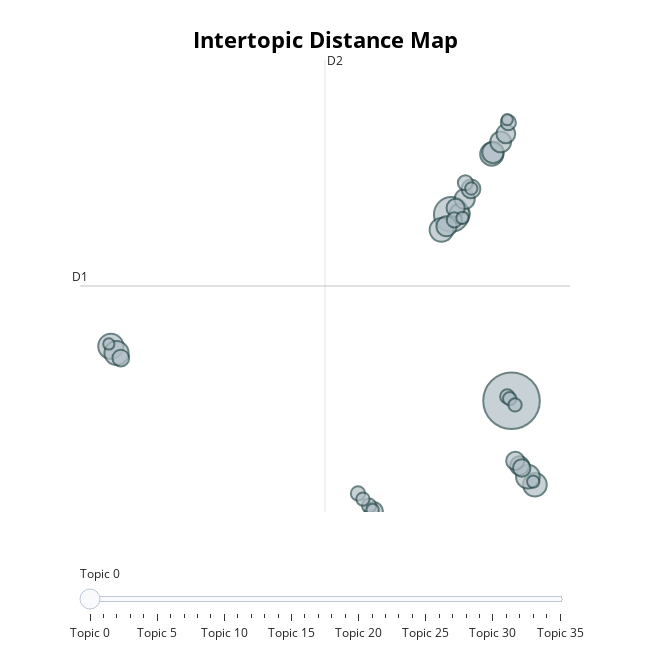
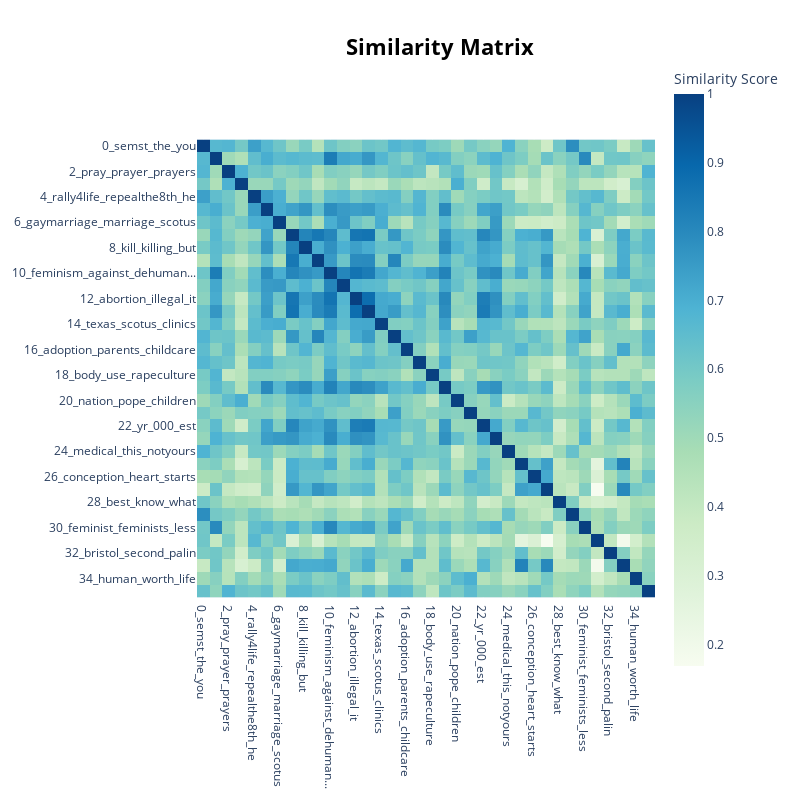

Notebook cell for these charts, in order:
### Code cell
# Check if there are any topics different from -1
if topic_info.shape[0] <= 1 or (topic_info["Topic"].nunique() == 1 and topic_info["Topic"].iloc[0] == -1):
    print("Not enough topics to visualize intertopic distances.")
else:
    intertopic_distance_map = topic_model.visualize_topics()
    intertopic_distance_map.show()

    similarity_heatmap = topic_model.visualize_heatmap()
    similarity_heatmap.show()

### Figure 1 — Plotly figure (JSON) as saved in the notebook; plotly's stock layout.template omitted (floating-point values rounded to 4 significant figures)
{"data": [{"customdata": [[0, "semst | the | you | and | it", 126], [1, "women | men | laws | do | choice", 48], [2, "pray | prayer | prayers | us | babies", 25], [3, "evil | love | jesus | lord | amen", 23], [4, "rally4life | repealthe8th | he | bullying | ireland", 22], [5, "black | blacklivesmatter | parenthood | lives | planned", 22], [6, "gaymarriage | marriage | scotus | america | under", 22], [7, "abortion | wrong | abort | dies | you", 21], [8, "kill | killing | but | babies | eagles", 18], [9, "pro | choice | can | people | be", 17], [10, "feminism | against | dehumanizing | wills | rights", 16], [11, "equal | equality | unborn | progress | rights", 16], [12, "abortion | illegal | it | rape | is", 16], [13, "abortion | glennbeck | plans | would | how", 14], [14, "texas | scotus | clinics | blocking | law", 14], [15, "prolife | life | pro | stance | thereadclub", 14], [16, "adoption | parents | childcare | in | your", 13], [17, "justintrudeau | peipoli | cdnpoli | truthtour | pei", 13], [18, "body | use | rapeculture | consent | right", 13], [19, "ronald | limb | em | libs | ccot", 12], [20, "nation | pope | children | john | greatest", 11], [21, "life | human | womb | prolifeyouth | on", 9], [22, "yr | 000 | est | letstalkabortion | rate", 9], [23, "christian | catholic | conservative | issue | abortion", 9], [24, "medical | this | notyours | complications | procedures", 8], [25, "pregnant | whoa | consenting | sex | get", 8], [26, "conception | heart | starts | begins | at", 8], [27, "autonomy | bodily | fetus | human | born", 7], [28, "best | know | what | for | happiness", 7], [29, "utilized | wonderful | uberfacts | gift | prochoice", 7], [30, "feminist | feminists | less | womenagainstfeminism | opinions", 6], [31, "wakeupamerica | 2a | proisrael | following | 1a", 6], [32, "bristol | second | palin | abstinence | bristolpalin", 6], [33, "pregnancy | enough | whether | take | to", 6], [34, "human | worth | life | rowling | member", 5], [35, "voice | unborn | for | will | be", 5]], "hovertemplate": "<b>Topic %{customdata[0]}</b><br>%{customdata[1]}<br>Size: %{customdata[2]}", "legendgroup": "", "marker": {"color": "#B0BEC5", "line": {"color": "DarkSlateGrey", "width": 2}, "size": [126, 48, 25, 23, 22, 22, 22, 21, 18, 17, 16, 16, 16, 14, 14, 14, 13, 13, 13, 12, 11, 9, 9, 9, 8, 8, 8, 7, 7, 7, 6, 6, 6, 6, 5, 5], "sizemode": "area", "sizeref": 0.07875, "symbol": "circle"}, "mode": "markers", "name": "", "orientation": "v", "showlegend": false, "type": "scatter", "x": [10.49, 7.497, -9.482, -9.198, 11.66, 11.31, 7.001, 9.508, 9.57, 9.952, 7.909, 7.252, 8.159, 8.473, 10.9, 10.21, 3.627, 10.68, 7.707, 11.0, -8.985, 10.34, 8.193, 7.642, 10.28, 3.394, 2.84, 3.087, 10.4, 10.67, 8.049, 11.58, 8.489, 3.57, 10.28, -9.582], "xaxis": "x", "y": [4.945, 12.87, 7.262, 6.977, 1.376, 1.718, 12.21, 15.44, 15.51, 15.96, 12.9, 12.37, 13.53, 13.96, 2.184, 16.3, 0.2529, 2.389, 13.15, 2.089, 6.764, 16.77, 14.22, 12.64, 5.128, 0.485, 1.007, 0.7651, 5.036, 4.768, 12.72, 1.508, 13.97, 0.3063, 16.9, 7.362], "yaxis": "y"}], "layout": {"annotations": [{"showarrow": false, "text": "D1", "x": -11.02, "y": 9.827, "yshift": 10}, {"showarrow": false, "text": "D2", "x": 1.195, "xshift": 10, "y": 19.44}], "height": 650, "hoverlabel": {"bgcolor": "white", "font": {"family": "Rockwell", "size": 16}}, "legend": {"itemsizing": "constant", "tracegroupgap": 0}, "margin": {"t": 60}, "shapes": [{"line": {"color": "#CFD8DC", "width": 2}, "type": "line", "x0": 1.195, "x1": 1.195, "y0": 0.215, "y1": 19.44}, {"line": {"color": "#9E9E9E", "width": 2}, "type": "line", "x0": -11.02, "x1": 13.41, "y0": 9.827, "y1": 9.827}], "sliders": [{"active": 0, "pad": {"t": 50}, "steps": [{"args": [{"marker.color": [["red", "#B0BEC5", "#B0BEC5", "#B0BEC5", "#B0BEC5", "#B0BEC5", "#B0BEC5", "#B0BEC5", "#B0BEC5", "#B0BEC5", "#B0BEC5", "#B0BEC5", "#B0BEC5", "#B0BEC5", "#B0BEC5", "#B0BEC5", "#B0BEC5", "#B0BEC5", "#B0BEC5", "#B0BEC5", "#B0BEC5", "#B0BEC5", "#B0BEC5", "#B0BEC5", "#B0BEC5", "#B0BEC5", "#B0BEC5", "#B0BEC5", "#B0BEC5", "#B0BEC5", "#B0BEC5", "#B0BEC5", "#B0BEC5", "#B0BEC5", "#B0BEC5", "#B0BEC5"]]}], "label": "Topic 0", "method": "update"}, {"args": [{"marker.color": [["#B0BEC5", "red", "#B0BEC5", "#B0BEC5", "#B0BEC5", "#B0BEC5", "#B0BEC5", "#B0BEC5", "#B0BEC5", "#B0BEC5", "#B0BEC5", "#B0BEC5", "#B0BEC5", "#B0BEC5", "#B0BEC5", "#B0BEC5", "#B0BEC5", "#B0BEC5", "#B0BEC5", "#B0BEC5", "#B0BEC5", "#B0BEC5", "#B0BEC5", "#B0BEC5", "#B0BEC5", "#B0BEC5", "#B0BEC5", "#B0BEC5", "#B0BEC5", "#B0BEC5", "#B0BEC5", "#B0BEC5", "#B0BEC5", "#B0BEC5", "#B0BEC5", "#B0BEC5"]]}], "label": "Topic 1", "method": "update"}, {"args": [{"marker.color": [["#B0BEC5", "#B0BEC5", "red", "#B0BEC5", "#B0BEC5", "#B0BEC5", "#B0BEC5", "#B0BEC5", "#B0BEC5", "#B0BEC5", "#B0BEC5", "#B0BEC5", "#B0BEC5", "#B0BEC5", "#B0BEC5", "#B0BEC5", "#B0BEC5", "#B0BEC5", "#B0BEC5", "#B0BEC5", "#B0BEC5", "#B0BEC5", "#B0BEC5", "#B0BEC5", "#B0BEC5", "#B0BEC5", "#B0BEC5", "#B0BEC5", "#B0BEC5", "#B0BEC5", "#B0BEC5", "#B0BEC5", "#B0BEC5", "#B0BEC5", "#B0BEC5", "#B0BEC5"]]}], "label": "Topic 2", "method": "update"}, {"args": [{"marker.color": [["#B0BEC5", "#B0BEC5", "#B0BEC5", "red", "#B0BEC5", "#B0BEC5", "#B0BEC5", "#B0BEC5", "#B0BEC5", "#B0BEC5", "#B0BEC5", "#B0BEC5", "#B0BEC5", "#B0BEC5", "#B0BEC5", "#B0BEC5", "#B0BEC5", "#B0BEC5", "#B0BEC5", "#B0BEC5", "#B0BEC5", "#B0BEC5", "#B0BEC5", "#B0BEC5", "#B0BEC5", "#B0BEC5", "#B0BEC5", "#B0BEC5", "#B0BEC5", "#B0BEC5", "#B0BEC5", "#B0BEC5", "#B0BEC5", "#B0BEC5", "#B0BEC5", "#B0BEC5"]]}], "label": "Topic 3", "method": "update"}, {"args": [{"marker.color": [["#B0BEC5", "#B0BEC5", "#B0BEC5", "#B0BEC5", "red", "#B0BEC5", "#B0BEC5", "#B0BEC5", "#B0BEC5", "#B0BEC5", "#B0BEC5", "#B0BEC5", "#B0BEC5", "#B0BEC5", "#B0BEC5", "#B0BEC5", "#B0BEC5", "#B0BEC5", "#B0BEC5", "#B0BEC5", "#B0BEC5", "#B0BEC5", "#B0BEC5", "#B0BEC5", "#B0BEC5", "#B0BEC5", "#B0BEC5", "#B0BEC5", "#B0BEC5", "#B0BEC5", "#B0BEC5", "#B0BEC5", "#B0BEC5", "#B0BEC5", "#B0BEC5", "#B0BEC5"]]}], "label": "Topic 4", "method": "update"}, {"args": [{"marker.color": [["#B0BEC5", "#B0BEC5", "#B0BEC5", "#B0BEC5", "#B0BEC5", "red", "#B0BEC5", "#B0BEC5", "#B0BEC5", "#B0BEC5", "#B0BEC5", "#B0BEC5", "#B0BEC5", "#B0BEC5", "#B0BEC5", "#B0BEC5", "#B0BEC5", "#B0BEC5", "#B0BEC5", "#B0BEC5", "#B0BEC5", "#B0BEC5", "#B0BEC5", "#B0BEC5", "#B0BEC5", "#B0BEC5", "#B0BEC5", "#B0BEC5", "#B0BEC5", "#B0BEC5", "#B0BEC5", "#B0BEC5", "#B0BEC5", "#B0BEC5", "#B0BEC5", "#B0BEC5"]]}], "label": "Topic 5", "method": "update"}, {"args": [{"marker.color": [["#B0BEC5", "#B0BEC5", "#B0BEC5", "#B0BEC5", "#B0BEC5", "#B0BEC5", "red", "#B0BEC5", "#B0BEC5", "#B0BEC5", "#B0BEC5", "#B0BEC5", "#B0BEC5", "#B0BEC5", "#B0BEC5", "#B0BEC5", "#B0BEC5", "#B0BEC5", "#B0BEC5", "#B0BEC5", "#B0BEC5", "#B0BEC5", "#B0BEC5", "#B0BEC5", "#B0BEC5", "#B0BEC5", "#B0BEC5", "#B0BEC5", "#B0BEC5", "#B0BEC5", "#B0BEC5", "#B0BEC5", "#B0BEC5", "#B0BEC5", "#B0BEC5", "#B0BEC5"]]}], "label": "Topic 6", "method": "update"}, {"args": [{"marker.color": [["#B0BEC5", "#B0BEC5", "#B0BEC5", "#B0BEC5", "#B0BEC5", "#B0BEC5", "#B0BEC5", "red", "#B0BEC5", "#B0BEC5", "#B0BEC5", "#B0BEC5", "#B0BEC5", "#B0BEC5", "#B0BEC5", "#B0BEC5", "#B0BEC5", "#B0BEC5", "#B0BEC5", "#B0BEC5", "#B0BEC5", "#B0BEC5", "#B0BEC5", "#B0BEC5", "#B0BEC5", "#B0BEC5", "#B0BEC5", "#B0BEC5", "#B0BEC5", "#B0BEC5", "#B0BEC5", "#B0BEC5", "#B0BEC5", "#B0BEC5", "#B0BEC5", "#B0BEC5"]]}], "label": "Topic 7", "method": "update"}, {"args": [{"marker.color": [["#B0BEC5", "#B0BEC5", "#B0BEC5", "#B0BEC5", "#B0BEC5", "#B0BEC5", "#B0BEC5", "#B0BEC5", "red", "#B0BEC5", "#B0BEC5", "#B0BEC5", "#B0BEC5", "#B0BEC5", "#B0BEC5", "#B0BEC5", "#B0BEC5", "#B0BEC5", "#B0BEC5", "#B0BEC5", "#B0BEC5", "#B0BEC5", "#B0BEC5", "#B0BEC5", "#B0BEC5", "#B0BEC5", "#B0BEC5", "#B0BEC5", "#B0BEC5", "#B0BEC5", "#B0BEC5", "#B0BEC5", "#B0BEC5", "#B0BEC5", "#B0BEC5", "#B0BEC5"]]}], "label": "Topic 8", "method": "update"}, {"args": [{"marker.color": [["#B0BEC5", "#B0BEC5", "#B0BEC5", "#B0BEC5", "#B0BEC5", "#B0BEC5", "#B0BEC5", "#B0BEC5", "#B0BEC5", "red", "#B0BEC5", "#B0BEC5", "#B0BEC5", "#B0BEC5", "#B0BEC5", "#B0BEC5", "#B0BEC5", "#B0BEC5", "#B0BEC5", "#B0BEC5", "#B0BEC5", "#B0BEC5", "#B0BEC5", "#B0BEC5", "#B0BEC5", "#B0BEC5", "#B0BEC5", "#B0BEC5", "#B0BEC5", "#B0BEC5", "#B0BEC5", "#B0BEC5", "#B0BEC5", "#B0BEC5", "#B0BEC5", "#B0BEC5"]]}], "label": "Topic 9", "method": "update"}, {"args": [{"marker.color": [["#B0BEC5", "#B0BEC5", "#B0BEC5", "#B0BEC5", "#B0BEC5", "#B0BEC5", "#B0BEC5", "#B0BEC5", "#B0BEC5", "#B0BEC5", "red", "#B0BEC5", "#B0BEC5", "#B0BEC5", "#B0BEC5", "#B0BEC5", "#B0BEC5", "#B0BEC5", "#B0BEC5", "#B0BEC5", "#B0BEC5", "#B0BEC5", "#B0BEC5", "#B0BEC5", "#B0BEC5", "#B0BEC5", "#B0BEC5", "#B0BEC5", "#B0BEC5", "#B0BEC5", "#B0BEC5", "#B0BEC5", "#B0BEC5", "#B0BEC5", "#B0BEC5", "#B0BEC5"]]}], "label": "Topic 10", "method": "update"}, {"args": [{"marker.color": [["#B0BEC5", "#B0BEC5", "#B0BEC5", "#B0BEC5", "#B0BEC5", "#B0BEC5", "#B0BEC5", "#B0BEC5", "#B0BEC5", "#B0BEC5", "#B0BEC5", "red", "#B0BEC5", "#B0BEC5", "#B0BEC5", "#B0BEC5", "#B0BEC5", "#B0BEC5", "#B0BEC5", "#B0BEC5", "#B0BEC5", "#B0BEC5", "#B0BEC5", "#B0BEC5", "#B0BEC5", "#B0BEC5", "#B0BEC5", "#B0BEC5", "#B0BEC5", "#B0BEC5", "#B0BEC5", "#B0BEC5", "#B0BEC5", "#B0BEC5", "#B0BEC5", "#B0BEC5"]]}], "label": "Topic 11", "method": "update"}, {"args": [{"marker.color": [["#B0BEC5", "#B0BEC5", "#B0BEC5", "#B0BEC5", "#B0BEC5", "#B0BEC5", "#B0BEC5", "#B0BEC5", "#B0BEC5", "#B0BEC5", "#B0BEC5", "#B0BEC5", "red", "#B0BEC5", "#B0BEC5", "#B0BEC5", "#B0BEC5", "#B0BEC5", "#B0BEC5", "#B0BEC5", "#B0BEC5", "#B0BEC5", "#B0BEC5", "#B0BEC5", "#B0BEC5", "#B0BEC5", "#B0BEC5", "#B0BEC5", "#B0BEC5", "#B0BEC5", "#B0BEC5", "#B0BEC5", "#B0BEC5", "#B0BEC5", "#B0BEC5", "#B0BEC5"]]}], "label": "Topic 12", "method": "update"}, {"args": [{"marker.color": [["#B0BEC5", "#B0BEC5", "#B0BEC5", "#B0BEC5", "#B0BEC5", "#B0BEC5", "#B0BEC5", "#B0BEC5", "#B0BEC5", "#B0BEC5", "#B0BEC5", "#B0BEC5", "#B0BEC5", "red", "#B0BEC5", "#B0BEC5", "#B0BEC5", "#B0BEC5", "#B0BEC5", "#B0BEC5", "#B0BEC5", "#B0BEC5", "#B0BEC5", "#B0BEC5", "#B0BEC5", "#B0BEC5", "#B0BEC5", "#B0BEC5", "#B0BEC5", "#B0BEC5", "#B0BEC5", "#B0BEC5", "#B0BEC5", "#B0BEC5", "#B0BEC5", "#B0BEC5"]]}], "label": "Topic 13", "method": "update"}, {"args": [{"marker.color": [["#B0BEC5", "#B0BEC5", "#B0BEC5", "#B0BEC5", "#B0BEC5", "#B0BEC5", "#B0BEC5", "#B0BEC5", "#B0BEC5", "#B0BEC5", "#B0BEC5", "#B0BEC5", "#B0BEC5", "#B0BEC5", "red", "#B0BEC5", "#B0BEC5", "#B0BEC5", "#B0BEC5", "#B0BEC5", "#B0BEC5", "#B0BEC5", "#B0BEC5", "#B0BEC5", "#B0BEC5", "#B0BEC5", "#B0BEC5", "#B0BEC5", "#B0BEC5", "#B0BEC5", "#B0BEC5", "#B0BEC5", "#B0BEC5", "#B0BEC5", "#B0BEC5", "#B0BEC5"]]}], "label": "Topic 14", "method": "update"}, {"args": [{"marker.color": [["#B0BEC5", "#B0BEC5", "#B0BEC5", "#B0BEC5", "#B0BEC5", "#B0BEC5", "#B0BEC5", "#B0BEC5", "#B0BEC5", "#B0BEC5", "#B0BEC5", "#B0BEC5", "#B0BEC5", "#B0BEC5", "#B0BEC5", "red", "#B0BEC5", "#B0BEC5", "#B0BEC5", "#B0BEC5", "#B0BEC5", "#B0BEC5", "#B0BEC5", "#B0BEC5", "#B0BEC5", "#B0BEC5", "#B0BEC5", "#B0BEC5", "#B0BEC5", "#B0BEC5", "#B0BEC5", "#B0BEC5", "#B0BEC5", "#B0BEC5", "#B0BEC5", "#B0BEC5"]]}], "label": "Topic 15", "method": "update"}, {"args": [{"marker.color": [["#B0BEC5", "#B0BEC5", "#B0BEC5", "#B0BEC5", "#B0BEC5", "#B0BEC5", "#B0BEC5", "#B0BEC5", "#B0BEC5", "#B0BEC5", "#B0BEC5", "#B0BEC5", "#B0BEC5", "#B0BEC5", "#B0BEC5", "#B0BEC5", "red", "#B0BEC5", "#B0BEC5", "#B0BEC5", "#B0BEC5", "#B0BEC5", "#B0BEC5", "#B0BEC5", "#B0BEC5", "#B0BEC5", "#B0BEC5", "#B0BEC5", "#B0BEC5", "#B0BEC5", "#B0BEC5", "#B0BEC5", "#B0BEC5", "#B0BEC5", "#B0BEC5", "#B0BEC5"]]}], "label": "Topic 16", "method": "update"}, {"args": [{"marker.color": [["#B0BEC5", "#B0BEC5", "#B0BEC5", "#B0BEC5", "#B0BEC5", "#B0BEC5", "#B0BEC5", "#B0BEC5", "#B0BEC5", "#B0BEC5", "#B0BEC5", "#B0BEC5", "#B0BEC5", "#B0BEC5", "#B0BEC5", "#B0BEC5", "#B0BEC5", "red", "#B0BEC5", "#B0BEC5", "#B0BEC5", "#B0BEC5", "#B0BEC5", "#B0BEC5", "#B0BEC5", "#B0BEC5", "#B0BEC5", "#B0BEC5", "#B0BEC5", "#B0BEC5", "#B0BEC5", "#B0BEC5", "#B0BEC5", "#B0BEC5", "#B0BEC5", "#B0BEC5"]]}], "label": "Topic 17", "method": "update"}, {"args": [{"marker.color": [["#B0BEC5", "#B0BEC5", "#B0BEC5", "#B0BEC5", "#B0BEC5", "#B0BEC5", "#B0BEC5", "#B0BEC5", "#B0BEC5", "#B0BEC5", "#B0BEC5", "#B0BEC5", "#B0BEC5", "#B0BEC5", "#B0BEC5", "#B0BEC5", "#B0BEC5", "#B0BEC5", "red", "#B0BEC5", "#B0BEC5", "#B0BEC5", "#B0BEC5", "#B0BEC5", "#B0BEC5", "#B0BEC5", "#B0BEC5", "#B0BEC5", "#B0BEC5", "#B0BEC5", "#B0BEC5", "#B0BEC5", "#B0BEC5", "#B0BEC5", "#B0BEC5", "#B0BEC5"]]}], "label": "Topic 18", "method": "update"}, {"args": [{"marker.color": [["#B0BEC5", "#B0BEC5", "#B0BEC5", "#B0BEC5", "#B0BEC5", "#B0BEC5", "#B0BEC5", "#B0BEC5", "#B0BEC5", "#B0BEC5", "#B0BEC5", "#B0BEC5", "#B0BEC5", "#B0BEC5", "#B0BEC5", "#B0BEC5", "#B0BEC5", "#B0BEC5", "#B0BEC5", "red", "#B0BEC5", "#B0BEC5", "#B0BEC5", "#B0BEC5", "#B0BEC5", "#B0BEC5", "#B0BEC5", "#B0BEC5", "#B0BEC5", "#B0BEC5", "#B0BEC5", "#B0BEC5", "#B0BEC5", "#B0BEC5", "#B0BEC5", "#B0BEC5"]]}], "label": "Topic 19", "method": "update"}, {"args": [{"marker.color": [["#B0BEC5", "#B0BEC5", "#B0BEC5", "#B0BEC5", "#B0BEC5", "#B0BEC5", "#B0BEC5", "#B0BEC5", "#B0BEC5", "#B0BEC5", "#B0BEC5", "#B0BEC5", "#B0BEC5", "#B0BEC5", "#B0BEC5", "#B0BEC5", "#B0BEC5", "#B0BEC5", "#B0BEC5", "#B0BEC5", "red", "#B0BEC5", "#B0BEC5", "#B0BEC5", "#B0BEC5", "#B0BEC5", "#B0BEC5", "#B0BEC5", "#B0BEC5", "#B0BEC5", "#B0BEC5", "#B0BEC5", "#B0BEC5", "#B0BEC5", "#B0BEC5", "#B0BEC5"]]}], "label": "Topic 20", "method": "update"}, {"args": [{"marker.color": [["#B0BEC5", "#B0BEC5", "#B0BEC5", "#B0BEC5", "#B0BEC5", "#B0BEC5", "#B0BEC5", "#B0BEC5", "#B0BEC5", "#B0BEC5", "#B0BEC5", "#B0BEC5", "#B0BEC5", "#B0BEC5", "#B0BEC5", "#B0BEC5", "#B0BEC5", "#B0BEC5", "#B0BEC5", "#B0BEC5", "#B0BEC5", "red", "#B0BEC5", "#B0BEC5", "#B0BEC5", "#B0BEC5", "#B0BEC5", "#B0BEC5", "#B0BEC5", "#B0BEC5", "#B0BEC5", "#B0BEC5", "#B0BEC5", "#B0BEC5", "#B0BEC5", "#B0BEC5"]]}], "label": "Topic 21", "method": "update"}, {"args": [{"marker.color": [["#B0BEC5", "#B0BEC5", "#B0BEC5", "#B0BEC5", "#B0BEC5", "#B0BEC5", "#B0BEC5", "#B0BEC5", "#B0BEC5", "#B0BEC5", "#B0BEC5", "#B0BEC5", "#B0BEC5", "#B0BEC5", "#B0BEC5", "#B0BEC5", "#B0BEC5", "#B0BEC5", "#B0BEC5", "#B0BEC5", "#B0BEC5", "#B0BEC5", "red", "#B0BEC5", "#B0BEC5", "#B0BEC5", "#B0BEC5", "#B0BEC5", "#B0BEC5", "#B0BEC5", "#B0BEC5", "#B0BEC5", "#B0BEC5", "#B0BEC5", "#B0BEC5", "#B0BEC5"]]}], "label": "Topic 22", "method": "update"}, {"args": [{"marker.color": [["#B0BEC5", "#B0BEC5", "#B0BEC5", "#B0BEC5", "#B0BEC5", "#B0BEC5", "#B0BEC5", "#B0BEC5", "#B0BEC5", "#B0BEC5", "#B0BEC5", "#B0BEC5", "#B0BEC5", "#B0BEC5", "#B0BEC5", "#B0BEC5", "#B0BEC5", "#B0BEC5", "#B0BEC5", "#B0BEC5", "#B0BEC5", "#B0BEC5", "#B0BEC5", "red", "#B0BEC5", "#B0BEC5", "#B0BEC5", "#B0BEC5", "#B0BEC5", "#B0BEC5", "#B0BEC5", "#B0BEC5", "#B0BEC5", "#B0BEC5", "#B0BEC5", "#B0BEC5"]]}], "label": "Topic 23", "method": "update"}, {"args": [{"marker.color": [["#B0BEC5", "#B0BEC5", "#B0BEC5", "#B0BEC5", "#B0BEC5", "#B0BEC5", "#B0BEC5", "#B0BEC5", "#B0BEC5", "#B0BEC5", "#B0BEC5", "#B0BEC5", "#B0BEC5", "#B0BEC5", "#B0BEC5", "#B0BEC5", "#B0BEC5", "#B0BEC5", "#B0BEC5", "#B0BEC5", "#B0BEC5", "#B0BEC5", "#B0BEC5", "#B0BEC5", "red", "#B0BEC5", "#B0BEC5", "#B0BEC5", "#B0BEC5", "#B0BEC5", "#B0BEC5", "#B0BEC5", "#B0BEC5", "#B0BEC5", "#B0BEC5", "#B0BEC5"]]}], "label": "Topic 24", "method": "update"}, {"args": [{"marker.color": [["#B0BEC5", "#B0BEC5", "#B0BEC5", "#B0BEC5", "#B0BEC5", "#B0BEC5", "#B0BEC5", "#B0BEC5", "#B0BEC5", "#B0BEC5", "#B0BEC5", "#B0BEC5", "#B0BEC5", "#B0BEC5", "#B0BEC5", "#B0BEC5", "#B0BEC5", "#B0BEC5", "#B0BEC5", "#B0BEC5", "#B0BEC5", "#B0BEC5", "#B0BEC5", "#B0BEC5", "#B0BEC5", "red", "#B0BEC5", "#B0BEC5", "#B0BEC5", "#B0BEC5", "#B0BEC5", "#B0BEC5", "#B0BEC5", "#B0BEC5", "#B0BEC5", "#B0BEC5"]]}], "label": "Topic 25", "method": "update"}, {"args": [{"marker.color": [["#B0BEC5", "#B0BEC5", "#B0BEC5", "#B0BEC5", "#B0BEC5", "#B0BEC5", "#B0BEC5", "#B0BEC5", "#B0BEC5", "#B0BEC5", "#B0BEC5", "#B0BEC5", "#B0BEC5", "#B0BEC5", "#B0BEC5", "#B0BEC5", "#B0BEC5", "#B0BEC5", "#B0BEC5", "#B0BEC5", "#B0BEC5", "#B0BEC5", "#B0BEC5", "#B0BEC5", "#B0BEC5", "#B0BEC5", "red", "#B0BEC5", "#B0BEC5", "#B0BEC5", "#B0BEC5", "#B0BEC5", "#B0BEC5", "#B0BEC5", "#B0BEC5", "#B0BEC5"]]}], "label": "Topic 26", "method": "update"}, {"args": [{"marker.color": [["#B0BEC5", "#B0BEC5", "#B0BEC5", "#B0BEC5", "#B0BEC5", "#B0BEC5", "#B0BEC5", "#B0BEC5", "#B0BEC5", "#B0BEC5", "#B0BEC5", "#B0BEC5", "#B0BEC5", "#B0BEC5", "#B0BEC5", "#B0BEC5", "#B0BEC5", "#B0BEC5", "#B0BEC5", "#B0BEC5", "#B0BEC5", "#B0BEC5", "#B0BEC5", "#B0BEC5", "#B0BEC5", "#B0BEC5", "#B0BEC5", "red", "#B0BEC5", "#B0BEC5", "#B0BEC5", "#B0BEC5", "#B0BEC5", "#B0BEC5", "#B0BEC5", "#B0BEC5"]]}], "label": "Topic 27", "method": "update"}, {"args": [{"marker.color": [["#B0BEC5", "#B0BEC5", "#B0BEC5", "#B0BEC5", "#B0BEC5", "#B0BEC5", "#B0BEC5", "#B0BEC5", "#B0BEC5", "#B0BEC5", "#B0BEC5", "#B0BEC5", "#B0BEC5", "#B0BEC5", "#B0BEC5", "#B0BEC5", "#B0BEC5", "#B0BEC5", "#B0BEC5", "#B0BEC5", "#B0BEC5", "#B0BEC5", "#B0BEC5", "#B0BEC5", "#B0BEC5", "#B0BEC5", "#B0BEC5", "#B0BEC5", "red", "#B0BEC5", "#B0BEC5", "#B0BEC5", "#B0BEC5", "#B0BEC5", "#B0BEC5", "#B0BEC5"]]}], "label": "Topic 28", "method": "update"}, {"args": [{"marker.color": [["#B0BEC5", "#B0BEC5", "#B0BEC5", "#B0BEC5", "#B0BEC5", "#B0BEC5", "#B0BEC5", "#B0BEC5", "#B0BEC5", "#B0BEC5", "#B0BEC5", "#B0BEC5", "#B0BEC5", "#B0BEC5", "#B0BEC5", "#B0BEC5", "#B0BEC5", "#B0BEC5", "#B0BEC5", "#B0BEC5", "#B0BEC5", "#B0BEC5", "#B0BEC5", "#B0BEC5", "#B0BEC5", "#B0BEC5", "#B0BEC5", "#B0BEC5", "#B0BEC5", "red", "#B0BEC5", "#B0BEC5", "#B0BEC5", "#B0BEC5", "#B0BEC5", "#B0BEC5"]]}], "label": "Topic 29", "method": "update"}, {"args": [{"marker.color": [["#B0BEC5", "#B0BEC5", "#B0BEC5", "#B0BEC5", "#B0BEC5", "#B0BEC5", "#B0BEC5", "#B0BEC5", "#B0BEC5", "#B0BEC5", "#B0BEC5", "#B0BEC5", "#B0BEC5", "#B0BEC5", "#B0BEC5", "#B0BEC5", "#B0BEC5", "#B0BEC5", "#B0BEC5", "#B0BEC5", "#B0BEC5", "#B0BEC5", "#B0BEC5", "#B0BEC5", "#B0BEC5", "#B0BEC5", "#B0BEC5", "#B0BEC5", "#B0BEC5", "#B0BEC5", "red", "#B0BEC5", "#B0BEC5", "#B0BEC5", "#B0BEC5", "#B0BEC5"]]}], "label": "Topic 30", "method": "update"}, {"args": [{"marker.color": [["#B0BEC5", "#B0BEC5", "#B0BEC5", "#B0BEC5", "#B0BEC5", "#B0BEC5", "#B0BEC5", "#B0BEC5", "#B0BEC5", "#B0BEC5", "#B0BEC5", "#B0BEC5", "#B0BEC5", "#B0BEC5", "#B0BEC5", "#B0BEC5", "#B0BEC5", "#B0BEC5", "#B0BEC5", "#B0BEC5", "#B0BEC5", "#B0BEC5", "#B0BEC5", "#B0BEC5", "#B0BEC5", "#B0BEC5", "#B0BEC5", "#B0BEC5", "#B0BEC5", "#B0BEC5", "#B0BEC5", "red", "#B0BEC5", "#B0BEC5", "#B0BEC5", "#B0BEC5"]]}], "label": "Topic 31", "method": "update"}, {"args": [{"marker.color": [["#B0BEC5", "#B0BEC5", "#B0BEC5", "#B0BEC5", "#B0BEC5", "#B0BEC5", "#B0BEC5", "#B0BEC5", "#B0BEC5", "#B0BEC5", "#B0BEC5", "#B0BEC5", "#B0BEC5", "#B0BEC5", "#B0BEC5", "#B0BEC5", "#B0BEC5", "#B0BEC5", "#B0BEC5", "#B0BEC5", "#B0BEC5", "#B0BEC5", "#B0BEC5", "#B0BEC5", "#B0BEC5", "#B0BEC5", "#B0BEC5", "#B0BEC5", "#B0BEC5", "#B0BEC5", "#B0BEC5", "#B0BEC5", "red", "#B0BEC5", "#B0BEC5", "#B0BEC5"]]}], "label": "Topic 32", "method": "update"}, {"args": [{"marker.color": [["#B0BEC5", "#B0BEC5", "#B0BEC5", "#B0BEC5", "#B0BEC5", "#B0BEC5", "#B0BEC5", "#B0BEC5", "#B0BEC5", "#B0BEC5", "#B0BEC5", "#B0BEC5", "#B0BEC5", "#B0BEC5", "#B0BEC5", "#B0BEC5", "#B0BEC5", "#B0BEC5", "#B0BEC5", "#B0BEC5", "#B0BEC5", "#B0BEC5", "#B0BEC5", "#B0BEC5", "#B0BEC5", "#B0BEC5", "#B0BEC5", "#B0BEC5", "#B0BEC5", "#B0BEC5", "#B0BEC5", "#B0BEC5", "#B0BEC5", "red", "#B0BEC5", "#B0BEC5"]]}], "label": "Topic 33", "method": "update"}, {"args": [{"marker.color": [["#B0BEC5", "#B0BEC5", "#B0BEC5", "#B0BEC5", "#B0BEC5", "#B0BEC5", "#B0BEC5", "#B0BEC5", "#B0BEC5", "#B0BEC5", "#B0BEC5", "#B0BEC5", "#B0BEC5", "#B0BEC5", "#B0BEC5", "#B0BEC5", "#B0BEC5", "#B0BEC5", "#B0BEC5", "#B0BEC5", "#B0BEC5", "#B0BEC5", "#B0BEC5", "#B0BEC5", "#B0BEC5", "#B0BEC5", "#B0BEC5", "#B0BEC5", "#B0BEC5", "#B0BEC5", "#B0BEC5", "#B0BEC5", "#B0BEC5", "#B0BEC5", "red", "#B0BEC5"]]}], "label": "Topic 34", "method": "update"}, {"args": [{"marker.color": [["#B0BEC5", "#B0BEC5", "#B0BEC5", "#B0BEC5", "#B0BEC5", "#B0BEC5", "#B0BEC5", "#B0BEC5", "#B0BEC5", "#B0BEC5", "#B0BEC5", "#B0BEC5", "#B0BEC5", "#B0BEC5", "#B0BEC5", "#B0BEC5", "#B0BEC5", "#B0BEC5", "#B0BEC5", "#B0BEC5", "#B0BEC5", "#B0BEC5", "#B0BEC5", "#B0BEC5", "#B0BEC5", "#B0BEC5", "#B0BEC5", "#B0BEC5", "#B0BEC5", "#B0BEC5", "#B0BEC5", "#B0BEC5", "#B0BEC5", "#B0BEC5", "#B0BEC5", "red"]]}], "label": "Topic 35", "method": "update"}]}], "title": {"font": {"color": "Black", "size": 22}, "text": "<b>Intertopic Distance Map</b>", "x": 0.5, "xanchor": "center", "y": 0.95, "yanchor": "top"}, "width": 650, "xaxis": {"anchor": "y", "domain": [0, 1], "range": [-11.02, 13.41], "title": {"text": ""}, "visible": false}, "yaxis": {"anchor": "x", "domain": [0, 1], "range": [0.215, 19.44], "title": {"text": ""}, "visible": false}}}

### Figure 2 — Plotly figure (JSON) as saved in the notebook; plotly's stock layout.template omitted (floating-point values rounded to 4 significant figures; data arrays with more than 128 entries replaced by an {"elided": "..."} marker saying what was removed)
{"data": [{"coloraxis": "coloraxis", "hovertemplate": "x: %{x}<br>y: %{y}<br>Similarity Score: %{z}<extra></extra>", "name": "0", "type": "heatmap", "x": ["0_semst_the_you", "1_women_men_laws", "2_pray_prayer_prayers", "3_evil_love_jesus", "4_rally4life_repealthe8th_he", "5_black_blacklivesmatter_pa...", "6_gaymarriage_marriage_scotus", "7_abortion_wrong_abort", "8_kill_killing_but", "9_pro_choice_can", "10_feminism_against_dehuman...", "11_equal_equality_unborn", "12_abortion_illegal_it", "13_abortion_glennbeck_plans", "14_texas_scotus_clinics", "15_prolife_life_pro", "16_adoption_parents_childcare", "17_justintrudeau_peipoli_cd...", "18_body_use_rapeculture", "19_ronald_limb_em", "20_nation_pope_children", "21_life_human_womb", "22_yr_000_est", "23_christian_catholic_conse...", "24_medical_this_notyours", "25_pregnant_whoa_consenting", "26_conception_heart_starts", "27_autonomy_bodily_fetus", "28_best_know_what", "29_utilized_wonderful_uberf...", "30_feminist_feminists_less", "31_wakeupamerica_2a_proisrael", "32_bristol_second_palin", "33_pregnancy_enough_whether", "34_human_worth_life", "35_voice_unborn_for"], "xaxis": "x", "y": ["0_semst_the_you", "1_women_men_laws", "2_pray_prayer_prayers", "3_evil_love_jesus", "4_rally4life_repealthe8th_he", "5_black_blacklivesmatter_pa...", "6_gaymarriage_marriage_scotus", "7_abortion_wrong_abort", "8_kill_killing_but", "9_pro_choice_can", "10_feminism_against_dehuman...", "11_equal_equality_unborn", "12_abortion_illegal_it", "13_abortion_glennbeck_plans", "14_texas_scotus_clinics", "15_prolife_life_pro", "16_adoption_parents_childcare", "17_justintrudeau_peipoli_cd...", "18_body_use_rapeculture", "19_ronald_limb_em", "20_nation_pope_children", "21_life_human_womb", "22_yr_000_est", "23_christian_catholic_conse...", "24_medical_this_notyours", "25_pregnant_whoa_consenting", "26_conception_heart_starts", "27_autonomy_bodily_fetus", "28_best_know_what", "29_utilized_wonderful_uberf...", "30_feminist_feminists_less", "31_wakeupamerica_2a_proisrael", "32_bristol_second_palin", "33_pregnancy_enough_whether", "34_human_worth_life", "35_voice_unborn_for"], "yaxis": "y", "z": {"elided": "36x36 float values"}}], "layout": {"coloraxis": {"colorbar": {"title": {"text": "Similarity Score"}}, "colorscale": [[0, "rgb(247,252,240)"], [0.125, "rgb(224,243,219)"], [0.25, "rgb(204,235,197)"], [0.375, "rgb(168,221,181)"], [0.5, "rgb(123,204,196)"], [0.625, "rgb(78,179,211)"], [0.75, "rgb(43,140,190)"], [0.875, "rgb(8,104,172)"], [1, "rgb(8,64,129)"]]}, "height": 800, "hoverlabel": {"bgcolor": "white", "font": {"family": "Rockwell", "size": 16}}, "legend": {"title": {"text": "Trend"}}, "margin": {"t": 60}, "showlegend": true, "title": {"font": {"color": "Black", "size": 22}, "text": "<b>Similarity Matrix</b>", "x": 0.55, "xanchor": "center", "y": 0.95, "yanchor": "top"}, "width": 800, "xaxis": {"anchor": "y", "constrain": "domain", "domain": [0, 1], "scaleanchor": "y"}, "yaxis": {"anchor": "x", "autorange": "reversed", "constrain": "domain", "domain": [0, 1]}}}
